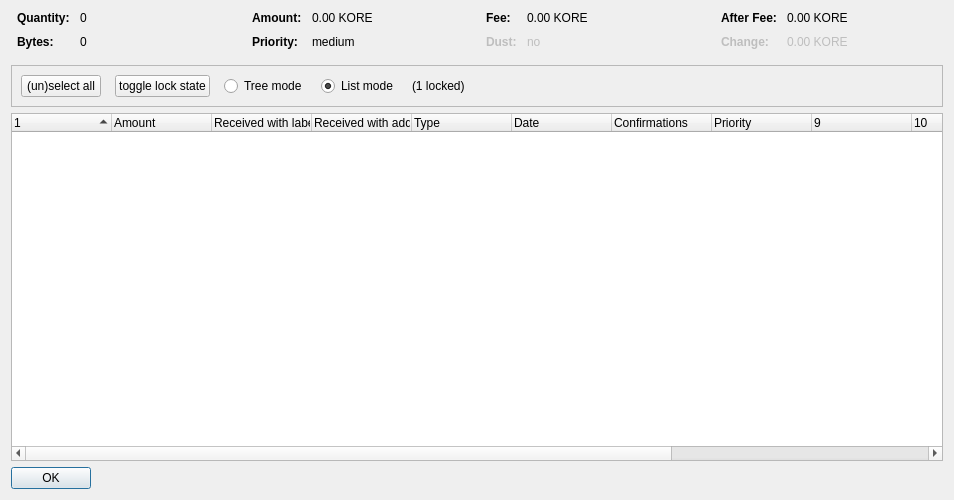
<?xml version="1.0" encoding="UTF-8"?>
<ui version="4.0">
 <class>CoinControlDialog</class>
 <widget class="QDialog" name="CoinControlDialog">
  <property name="geometry">
   <rect>
    <x>0</x>
    <y>0</y>
    <width>954</width>
    <height>500</height>
   </rect>
  </property>
  <property name="windowTitle">
   <string>Coin Selection</string>
  </property>
  <layout class="QVBoxLayout" name="verticalLayout">
   <item>
    <layout class="QHBoxLayout" name="horizontalLayoutTop" stretch="0,0,0,0">
     <property name="topMargin">
      <number>0</number>
     </property>
     <property name="bottomMargin">
      <number>10</number>
     </property>
     <item>
      <layout class="QFormLayout" name="formLayoutCoinControl1">
       <property name="horizontalSpacing">
        <number>10</number>
       </property>
       <property name="verticalSpacing">
        <number>10</number>
       </property>
       <property name="leftMargin">
        <number>6</number>
       </property>
       <property name="rightMargin">
        <number>6</number>
       </property>
       <item row="0" column="0">
        <widget class="QLabel" name="labelCoinControlQuantityText">
         <property name="font">
          <font>
           <weight>75</weight>
           <bold>true</bold>
          </font>
         </property>
         <property name="text">
          <string>Quantity:</string>
         </property>
        </widget>
       </item>
       <item row="0" column="1">
        <widget class="QLabel" name="labelCoinControlQuantity">
         <property name="cursor">
          <cursorShape>IBeamCursor</cursorShape>
         </property>
         <property name="contextMenuPolicy">
          <enum>Qt::ActionsContextMenu</enum>
         </property>
         <property name="text">
          <string notr="true">0</string>
         </property>
         <property name="textInteractionFlags">
          <set>Qt::LinksAccessibleByMouse|Qt::TextSelectableByKeyboard|Qt::TextSelectableByMouse</set>
         </property>
        </widget>
       </item>
       <item row="1" column="0">
        <widget class="QLabel" name="labelCoinControlBytesText">
         <property name="font">
          <font>
           <weight>75</weight>
           <bold>true</bold>
          </font>
         </property>
         <property name="text">
          <string>Bytes:</string>
         </property>
        </widget>
       </item>
       <item row="1" column="1">
        <widget class="QLabel" name="labelCoinControlBytes">
         <property name="cursor">
          <cursorShape>IBeamCursor</cursorShape>
         </property>
         <property name="contextMenuPolicy">
          <enum>Qt::ActionsContextMenu</enum>
         </property>
         <property name="text">
          <string notr="true">0</string>
         </property>
         <property name="textInteractionFlags">
          <set>Qt::LinksAccessibleByMouse|Qt::TextSelectableByKeyboard|Qt::TextSelectableByMouse</set>
         </property>
        </widget>
       </item>
      </layout>
     </item>
     <item>
      <layout class="QFormLayout" name="formLayoutCoinControl2">
       <property name="horizontalSpacing">
        <number>10</number>
       </property>
       <property name="verticalSpacing">
        <number>10</number>
       </property>
       <property name="leftMargin">
        <number>6</number>
       </property>
       <property name="rightMargin">
        <number>6</number>
       </property>
       <item row="0" column="0">
        <widget class="QLabel" name="labelCoinControlAmountText">
         <property name="font">
          <font>
           <weight>75</weight>
           <bold>true</bold>
          </font>
         </property>
         <property name="text">
          <string>Amount:</string>
         </property>
        </widget>
       </item>
       <item row="0" column="1">
        <widget class="QLabel" name="labelCoinControlAmount">
         <property name="cursor">
          <cursorShape>IBeamCursor</cursorShape>
         </property>
         <property name="contextMenuPolicy">
          <enum>Qt::ActionsContextMenu</enum>
         </property>
         <property name="text">
          <string notr="true">0.00 KORE</string>
         </property>
         <property name="textInteractionFlags">
          <set>Qt::LinksAccessibleByMouse|Qt::TextSelectableByKeyboard|Qt::TextSelectableByMouse</set>
         </property>
        </widget>
       </item>
       <item row="1" column="0">
        <widget class="QLabel" name="labelCoinControlPriorityText">
         <property name="font">
          <font>
           <weight>75</weight>
           <bold>true</bold>
          </font>
         </property>
         <property name="text">
          <string>Priority:</string>
         </property>
        </widget>
       </item>
       <item row="1" column="1">
        <widget class="QLabel" name="labelCoinControlPriority">
         <property name="cursor">
          <cursorShape>IBeamCursor</cursorShape>
         </property>
         <property name="contextMenuPolicy">
          <enum>Qt::ActionsContextMenu</enum>
         </property>
         <property name="text">
          <string>medium</string>
         </property>
         <property name="textInteractionFlags">
          <set>Qt::LinksAccessibleByMouse|Qt::TextSelectableByKeyboard|Qt::TextSelectableByMouse</set>
         </property>
        </widget>
       </item>
      </layout>
     </item>
     <item>
      <layout class="QFormLayout" name="formLayoutCoinControl3">
       <property name="horizontalSpacing">
        <number>10</number>
       </property>
       <property name="verticalSpacing">
        <number>10</number>
       </property>
       <property name="leftMargin">
        <number>6</number>
       </property>
       <property name="rightMargin">
        <number>6</number>
       </property>
       <item row="0" column="0">
        <widget class="QLabel" name="labelCoinControlFeeText">
         <property name="font">
          <font>
           <weight>75</weight>
           <bold>true</bold>
          </font>
         </property>
         <property name="text">
          <string>Fee:</string>
         </property>
        </widget>
       </item>
       <item row="0" column="1">
        <widget class="QLabel" name="labelCoinControlFee">
         <property name="cursor">
          <cursorShape>IBeamCursor</cursorShape>
         </property>
         <property name="contextMenuPolicy">
          <enum>Qt::ActionsContextMenu</enum>
         </property>
         <property name="text">
          <string notr="true">0.00 KORE</string>
         </property>
         <property name="textInteractionFlags">
          <set>Qt::LinksAccessibleByMouse|Qt::TextSelectableByKeyboard|Qt::TextSelectableByMouse</set>
         </property>
        </widget>
       </item>
       <item row="1" column="0">
        <widget class="QLabel" name="labelCoinControlLowOutputText">
         <property name="enabled">
          <bool>false</bool>
         </property>
         <property name="font">
          <font>
           <weight>75</weight>
           <bold>true</bold>
          </font>
         </property>
         <property name="text">
          <string>Dust:</string>
         </property>
        </widget>
       </item>
       <item row="1" column="1">
        <widget class="QLabel" name="labelCoinControlLowOutput">
         <property name="enabled">
          <bool>false</bool>
         </property>
         <property name="cursor">
          <cursorShape>IBeamCursor</cursorShape>
         </property>
         <property name="contextMenuPolicy">
          <enum>Qt::ActionsContextMenu</enum>
         </property>
         <property name="text">
          <string>no</string>
         </property>
         <property name="textInteractionFlags">
          <set>Qt::LinksAccessibleByMouse|Qt::TextSelectableByKeyboard|Qt::TextSelectableByMouse</set>
         </property>
        </widget>
       </item>
      </layout>
     </item>
     <item>
      <layout class="QFormLayout" name="formLayoutCoinControl4">
       <property name="horizontalSpacing">
        <number>10</number>
       </property>
       <property name="verticalSpacing">
        <number>10</number>
       </property>
       <property name="leftMargin">
        <number>6</number>
       </property>
       <property name="rightMargin">
        <number>6</number>
       </property>
       <item row="0" column="0">
        <widget class="QLabel" name="labelCoinControlAfterFeeText">
         <property name="font">
          <font>
           <weight>75</weight>
           <bold>true</bold>
          </font>
         </property>
         <property name="text">
          <string>After Fee:</string>
         </property>
        </widget>
       </item>
       <item row="0" column="1">
        <widget class="QLabel" name="labelCoinControlAfterFee">
         <property name="cursor">
          <cursorShape>IBeamCursor</cursorShape>
         </property>
         <property name="contextMenuPolicy">
          <enum>Qt::ActionsContextMenu</enum>
         </property>
         <property name="text">
          <string notr="true">0.00 KORE</string>
         </property>
         <property name="textInteractionFlags">
          <set>Qt::LinksAccessibleByMouse|Qt::TextSelectableByKeyboard|Qt::TextSelectableByMouse</set>
         </property>
        </widget>
       </item>
       <item row="1" column="0">
        <widget class="QLabel" name="labelCoinControlChangeText">
         <property name="enabled">
          <bool>false</bool>
         </property>
         <property name="font">
          <font>
           <weight>75</weight>
           <bold>true</bold>
          </font>
         </property>
         <property name="text">
          <string>Change:</string>
         </property>
        </widget>
       </item>
       <item row="1" column="1">
        <widget class="QLabel" name="labelCoinControlChange">
         <property name="enabled">
          <bool>false</bool>
         </property>
         <property name="cursor">
          <cursorShape>IBeamCursor</cursorShape>
         </property>
         <property name="contextMenuPolicy">
          <enum>Qt::ActionsContextMenu</enum>
         </property>
         <property name="text">
          <string notr="true">0.00 KORE</string>
         </property>
         <property name="textInteractionFlags">
          <set>Qt::LinksAccessibleByMouse|Qt::TextSelectableByKeyboard|Qt::TextSelectableByMouse</set>
         </property>
        </widget>
       </item>
      </layout>
     </item>
    </layout>
   </item>
   <item>
    <widget class="QFrame" name="frame">
     <property name="minimumSize">
      <size>
       <width>0</width>
       <height>40</height>
      </size>
     </property>
     <property name="frameShape">
      <enum>QFrame::StyledPanel</enum>
     </property>
     <property name="frameShadow">
      <enum>QFrame::Sunken</enum>
     </property>
     <layout class="QHBoxLayout" name="horizontalLayout">
      <item>
       <layout class="QHBoxLayout" name="horizontalLayoutPanel" stretch="0,0,0,0,0,0">
        <property name="spacing">
         <number>14</number>
        </property>
        <item>
         <widget class="QPushButton" name="pushButtonSelectAll">
          <property name="sizePolicy">
           <sizepolicy hsizetype="Maximum" vsizetype="Fixed">
            <horstretch>0</horstretch>
            <verstretch>0</verstretch>
           </sizepolicy>
          </property>
          <property name="text">
           <string>(un)select all</string>
          </property>
          <property name="autoDefault">
           <bool>false</bool>
          </property>
         </widget>
        </item>
        <item>
         <widget class="QPushButton" name="pushButtonToggleLock">
          <property name="sizePolicy">
           <sizepolicy hsizetype="Maximum" vsizetype="Fixed">
            <horstretch>0</horstretch>
            <verstretch>0</verstretch>
           </sizepolicy>
          </property>
          <property name="text">
           <string>toggle lock state</string>
          </property>
          <property name="autoDefault">
           <bool>false</bool>
          </property>
         </widget>
        </item>
        <item>
         <widget class="QRadioButton" name="radioTreeMode">
          <property name="sizePolicy">
           <sizepolicy hsizetype="Maximum" vsizetype="Fixed">
            <horstretch>0</horstretch>
            <verstretch>0</verstretch>
           </sizepolicy>
          </property>
          <property name="text">
           <string>Tree mode</string>
          </property>
         </widget>
        </item>
        <item>
         <widget class="QRadioButton" name="radioListMode">
          <property name="sizePolicy">
           <sizepolicy hsizetype="Maximum" vsizetype="Fixed">
            <horstretch>0</horstretch>
            <verstretch>0</verstretch>
           </sizepolicy>
          </property>
          <property name="text">
           <string>List mode</string>
          </property>
          <property name="checked">
           <bool>true</bool>
          </property>
         </widget>
        </item>
        <item>
         <widget class="QLabel" name="labelLocked">
          <property name="text">
           <string>(1 locked)</string>
          </property>
         </widget>
        </item>
        <item>
         <spacer name="horizontalSpacer">
          <property name="orientation">
           <enum>Qt::Horizontal</enum>
          </property>
          <property name="sizeHint" stdset="0">
           <size>
            <width>40</width>
            <height>20</height>
           </size>
          </property>
         </spacer>
        </item>
       </layout>
      </item>
     </layout>
    </widget>
   </item>
   <item>
    <widget class="CoinControlTreeWidget" name="treeWidget">
     <property name="contextMenuPolicy">
      <enum>Qt::CustomContextMenu</enum>
     </property>
     <property name="sortingEnabled">
      <bool>false</bool>
     </property>
     <property name="columnCount">
      <number>13</number>
     </property>
     <attribute name="headerShowSortIndicator" stdset="0">
      <bool>true</bool>
     </attribute>
     <attribute name="headerStretchLastSection">
      <bool>false</bool>
     </attribute>
     <column>
      <property name="text">
       <string/>
      </property>
     </column>
     <column>
      <property name="text">
       <string>Amount</string>
      </property>
     </column>
     <column>
      <property name="text">
       <string>Received with label</string>
      </property>
     </column>
     <column>
      <property name="text">
       <string>Received with address</string>
      </property>
     </column>
     <column>
      <property name="text">
       <string>Type</string>
      </property>
     </column>
     <column>
      <property name="text">
       <string>Date</string>
      </property>
     </column>
     <column>
      <property name="text">
       <string>Confirmations</string>
      </property>
      <property name="toolTip">
       <string>Confirmed</string>
      </property>
     </column>
     <column>
      <property name="text">
       <string>Priority</string>
      </property>
     </column>
     <column>
      <property name="text">
       <string/>
      </property>
     </column>
     <column>
      <property name="text">
       <string/>
      </property>
     </column>
     <column>
      <property name="text">
       <string/>
      </property>
     </column>
     <column>
      <property name="text">
       <string/>
      </property>
     </column>
     <column>
      <property name="text">
       <string/>
      </property>
     </column>
    </widget>
   </item>
   <item>
    <widget class="QDialogButtonBox" name="buttonBox">
     <property name="sizePolicy">
      <sizepolicy hsizetype="Maximum" vsizetype="Fixed">
       <horstretch>0</horstretch>
       <verstretch>0</verstretch>
      </sizepolicy>
     </property>
     <property name="orientation">
      <enum>Qt::Horizontal</enum>
     </property>
     <property name="standardButtons">
      <set>QDialogButtonBox::Ok</set>
     </property>
    </widget>
   </item>
  </layout>
 </widget>
 <customwidgets>
  <customwidget>
   <class>CoinControlTreeWidget</class>
   <extends>QTreeWidget</extends>
   <header>coincontroltreewidget.h</header>
  </customwidget>
 </customwidgets>
 <resources/>
 <connections/>
</ui>
